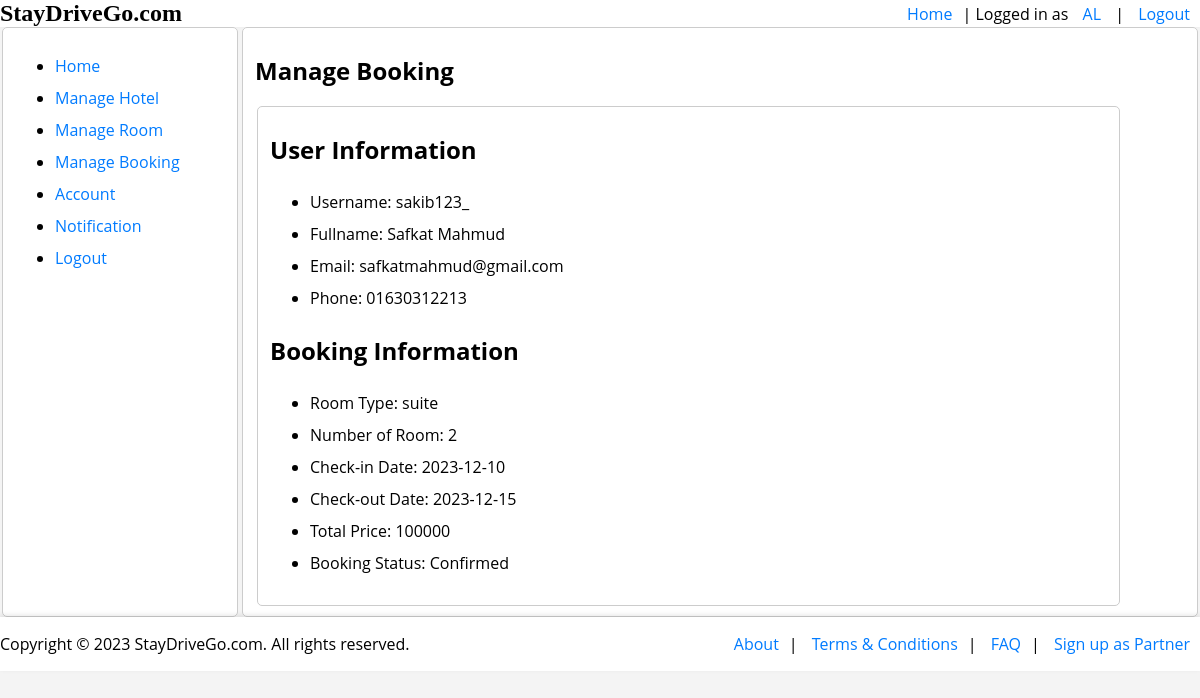
/view/editbookinghotel.php?id=35 (signed in), run on the app's committed database.
### tables this page shows
CREATE TABLE `hotelbooking` (
  `BookingID` int(20) NOT NULL,
  `Username` varchar(50) NOT NULL,
  `Fullname` varchar(50) NOT NULL,
  `Email` varchar(50) NOT NULL,
  `Mobile` varchar(11) NOT NULL,
  `HotelName` varchar(50) NOT NULL,
  `HotelID` int(20) NOT NULL,
  `HotelAddress` varchar(50) NOT NULL,
  `RoomTypeName` varchar(20) NOT NULL,
  `RoomTypeID` int(20) NOT NULL,
  `CheckInDate` date NOT NULL,
  `CheckOutDate` date NOT NULL,
  `NumberOfRooms` int(10) NOT NULL,
  `TotalPrice` int(30) NOT NULL,
  `Status` varchar(20) NOT NULL
);

### Model/hotelownermodel.php (called while the page is built, shortened)
<?php
function viewBookingInfo($id)
{
    $con = getConnection();
    $sql = "SELECT * FROM hotelbooking WHERE BookingID = '{$id}'";
    $result = mysqli_query($con, $sql);
    $count = mysqli_num_rows($result);
    if ($count == 1) {
        $row = mysqli_fetch_assoc($result);
        return $row;
    } else {
        echo "Error";
        return false;
    }
}
?>

### View/editbookinghotel.php (the view, shortened to what this page needs)
<?php
require_once('../Model/hotelownermodel.php');
$id = $_GET['id'];
$info = viewBookingInfo($id);
?>
<!DOCTYPE html>
<html lang="en">
<head>
    <link rel="stylesheet" type="text/css" href="../Asset/home.css">
</head>
<body>
    <?php include_once('header.php'); ?>
    <section style="display: flex;">
        <div style="width: 20%; display: flex; height: auto;">
            <?php include_once('menu.php') ?>
        </div>
        <div style="width: 80%;display: flex;height: auto;">
            <fieldset style="width: 100%;">
                <H1>Manage Booking</H1>
                <fieldset>
                    <h1>User Information</h1>
                    <ul>
                        <li>Username: <?= $info['Username'] ?></li>
                        <li>Fullname: <?= $info['Fullname'] ?></li>
                        <li>Email: <?= $info['Email'] ?></li>
                        <li>Phone: <?= $info['Mobile'] ?></li>
                    </ul>
                    <h1>Booking Information</h1>
                    <ul>
                        <li>Room Type: <?= $info['RoomTypeName'] ?></li>
                        <li>Number of Room: <?= $info['NumberOfRooms'] ?></li>
                        <li>Check-in Date: <?= $info['CheckInDate'] ?></li>
                        <li>Check-out Date: <?= $info['CheckOutDate'] ?></li>
                        <li>Total Price: <?= $info['TotalPrice'] ?></li>
                        <li>Booking Status: <?= $info['Status'] ?></li>
                    </ul>
                </fieldset>
        </div>
    </section>
    <?php include_once('footerpublic.php'); ?>
</body>
</html>

### Asset/home.css (style rules this page uses)
body { font-family: "Open Sans", sans-serif; margin: 0; padding: 0; background-color: #f4f4f4; }
section { display: fixed; }
fieldset { border: 1px solid #ccc; border-radius: 5px; width: 90%; background-color: white; }
ul li { padding: 5px 0; }

### View/header.php (style rules this page uses)
body { margin: 0; padding: 0; font-family: 'Open Sans', sans-serif; display: flex; flex-direction: column; min-height: 100vh; }

### View/footerpublic.php (style rules this page uses)
body { margin: 0; padding: 0; font-family: 'Open Sans', sans-serif; display: flex; flex-direction: column; min-height: 100vh; }

### data on the page
hotelbooking: Username "sakib123_", Fullname "Safkat Mahmud", Email "safkatmahmud@gmail.com", Mobile "01630312213", RoomTypeName "suite", NumberOfRooms "2", CheckInDate "2023-12-10", CheckOutDate "2023-12-15", TotalPrice "100000", Status "Confirmed"

### other printed values
$_SESSION['firstname'] "AL"
